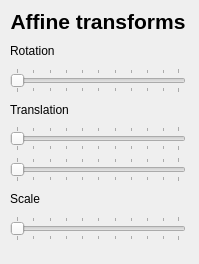
<?xml version="1.0" encoding="UTF-8"?>
<ui version="4.0">
 <class>LPanelAffineTransforms</class>
 <widget class="QDialog" name="LPanelAffineTransforms">
  <property name="geometry">
   <rect>
    <x>0</x>
    <y>0</y>
    <width>199</width>
    <height>264</height>
   </rect>
  </property>
  <property name="sizePolicy">
   <sizepolicy hsizetype="Fixed" vsizetype="Fixed">
    <horstretch>0</horstretch>
    <verstretch>0</verstretch>
   </sizepolicy>
  </property>
  <property name="windowTitle">
   <string>Affine transformations</string>
  </property>
  <widget class="QWidget" name="verticalLayoutWidget">
   <property name="geometry">
    <rect>
     <x>10</x>
     <y>9</y>
     <width>176</width>
     <height>232</height>
    </rect>
   </property>
   <layout class="QVBoxLayout" name="mLayoutVertical">
    <property name="sizeConstraint">
     <enum>QLayout::SetDefaultConstraint</enum>
    </property>
    <item>
     <widget class="QLabel" name="mLabelTitle">
      <property name="text">
       <string>&lt;html&gt;&lt;head/&gt;&lt;body&gt;&lt;p align=&quot;center&quot;&gt;&lt;span style=&quot; font-size:16pt; font-weight:600;&quot;&gt;Affine transforms&lt;/span&gt;&lt;/p&gt;&lt;/body&gt;&lt;/html&gt;</string>
      </property>
     </widget>
    </item>
    <item>
     <widget class="QLabel" name="mLabelRotation">
      <property name="sizePolicy">
       <sizepolicy hsizetype="Expanding" vsizetype="Minimum">
        <horstretch>0</horstretch>
        <verstretch>0</verstretch>
       </sizepolicy>
      </property>
      <property name="text">
       <string>Rotation</string>
      </property>
     </widget>
    </item>
    <item>
     <widget class="QSlider" name="mSliderRotation">
      <property name="orientation">
       <enum>Qt::Horizontal</enum>
      </property>
      <property name="tickPosition">
       <enum>QSlider::TicksBothSides</enum>
      </property>
     </widget>
    </item>
    <item>
     <widget class="QLabel" name="mLabelTranslation">
      <property name="text">
       <string>Translation</string>
      </property>
     </widget>
    </item>
    <item>
     <widget class="QSlider" name="mSliderTranslationX">
      <property name="orientation">
       <enum>Qt::Horizontal</enum>
      </property>
      <property name="tickPosition">
       <enum>QSlider::TicksBothSides</enum>
      </property>
     </widget>
    </item>
    <item>
     <widget class="QSlider" name="mSliderTranslationY">
      <property name="orientation">
       <enum>Qt::Horizontal</enum>
      </property>
      <property name="tickPosition">
       <enum>QSlider::TicksBothSides</enum>
      </property>
     </widget>
    </item>
    <item>
     <widget class="QLabel" name="mLabelScale">
      <property name="text">
       <string>Scale</string>
      </property>
     </widget>
    </item>
    <item>
     <widget class="QSlider" name="mSliderScale">
      <property name="orientation">
       <enum>Qt::Horizontal</enum>
      </property>
      <property name="tickPosition">
       <enum>QSlider::TicksBothSides</enum>
      </property>
     </widget>
    </item>
   </layout>
  </widget>
 </widget>
 <resources/>
 <connections/>
</ui>
